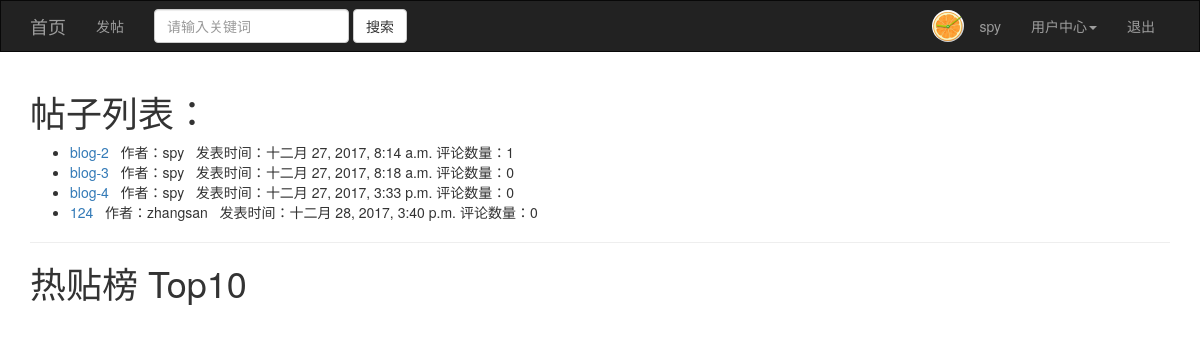
The page / (signed in) on the database as committed earlier.
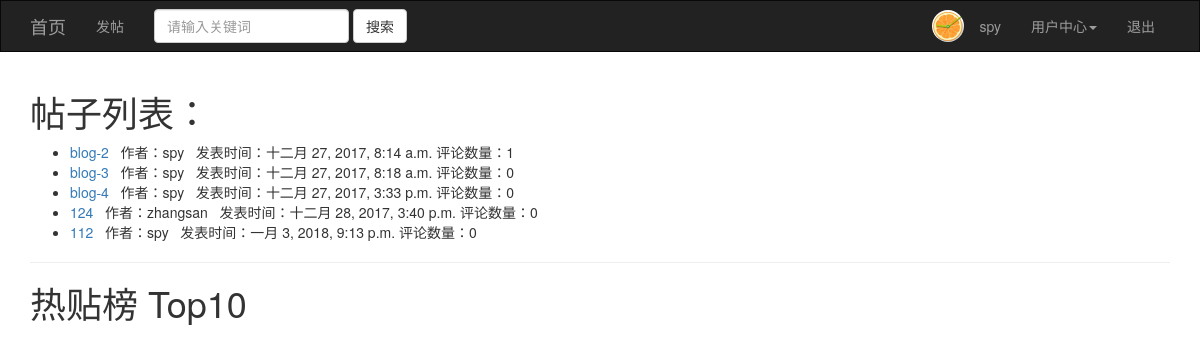
The same page on the database as committed later.
### post/models.py (models this page shows, shortened)
class User(models.Model):
    id = models.AutoField(primary_key=True)
    username = models.CharField(max_length=20, unique=True)
    password_hash = models.CharField(max_length=128)
    email = models.CharField(max_length=32)
    create_time = models.DateTimeField(auto_now_add=True)
    confirmed = models.BooleanField(default=False)
    icon = models.CharField(max_length=20, default='default.png')
    friend_id = models.IntegerField(default=0)
    class Meta:
        db_table = 'user'
    @property
    def password(self):
        return AttributeError('密码不可取')

class Article(models.Model):
    id = models.AutoField(primary_key=True)
    title = models.CharField(max_length=50)
    author = models.CharField(max_length=20)
    create_time = models.DateTimeField(auto_now_add=True)
    content = models.TextField()
    read_count = models.IntegerField(default=0)
    tag = models.CharField(max_length=50)
    comment_count = models.IntegerField(default=0)
    class Meta:
        db_table = 'article'

### post/views.py (the view)
# urls.py: 2. Add a URL to urlpatterns:  url(r'^$', views.home, name='home')
def home(request):
    articles = Article.objects.all()
    top10 = get_top10()
    context = {'articles': articles, 'current_user': get_user(request), 'top10': top10}
    return render(request, 'home.html', context)

### post/logic.py (called while the page is built)
def get_user(request):
    username = request.session.get('username', None)
    if username:
        user = User.objects.filter(username=username).first()
    else:
        user = None
    return user

def get_top10():
    top_members = rds.zrevrange('counter', 0, 9, withscores=True)
    article_idlist = [(int(article_id), int(count)) for article_id, count in top_members]
    article_list = [(Article.objects.filter(id=article_id).first(), count) for article_id, count in article_idlist]
    return article_list

### templates/home.html (shortened to what this page needs)
{% extends 'base.html' %}
{% block page_content %}
    <h1>帖子列表：</h1>
    <ul>
        {% for article in articles %}
            <li><a href="/detail/?article_id={{ article.id }}">{{ article.title }}</a> &nbsp;
                作者：{{ article.author }} &nbsp; 发表时间：{{ article.create_time }}
                评论数量：{{ article.comment_count }}</li>
        {% endfor %}
    </ul>
    <hr>
    <h1>热贴榜 Top10</h1>
{% endblock %}

### templates/base.html (shortened to what this page needs)
{% load static %}
<!DOCTYPE html>
<html lang="en">
<head>
    <link rel="stylesheet" href="{% static 'css/bootstrap.min.css' %}">
</head>
<body>
<nav class="navbar navbar-inverse" style="border-radius: 0">
    <div class="container">
        <div class="navbar-header">
            <a class="navbar-brand" href="/">首页</a>
        </div>
        <div class="collapse navbar-collapse" id="bs-example-navbar-collapse-1">
            <ul class="nav navbar-nav">
                <li><a href="/post/">发帖</a></li>
            </ul>
            <form action="/search/" class="navbar-form navbar-left">
                <div class="form-group">
                    <input type="text" name="keyword" class="form-control" placeholder="请输入关键词">
                </div>
                <button type="submit" class="btn btn-default">搜索</button>
            </form>
            {% if current_user %}
                <ul class="nav navbar-nav navbar-right">
                    <li><a style="margin: 0px; padding: 0px; margin-top: 9px"><img src="/static/icon/{{ current_user.icon }}" alt="" height="32px" width="32px" style="border-radius: 16px"></a></li>
                    <li><a>{{ current_user.username }}</a></li>
                    <li class="dropdown">
                        <a href="#" class="dropdown-toggle" data-toggle="dropdown" role="button" aria-haspopup="true"
                           aria-expanded="false">用户中心<span class="caret"></span></a>
                    </li>
                    <li><a href="/logout/">退出</a></li>
                </ul>
            {% else %}
                <ul class="nav navbar-nav navbar-right">
                    <li><a href="/login/">登录</a></li>
                    <li><a href="/register/">注册</a></li>
                </ul>
            {% endif %}
        </div>
    </div>
</nav>
<div class="container">
    {% block page_content %}
    {% endblock %}
</div>
</body>
</html>

Rows that differ between the two databases and show on the page:
added Article: title "112", author "spy", create_time "一月 3, 2018, 9:13 p.m.", comment_count "0"
